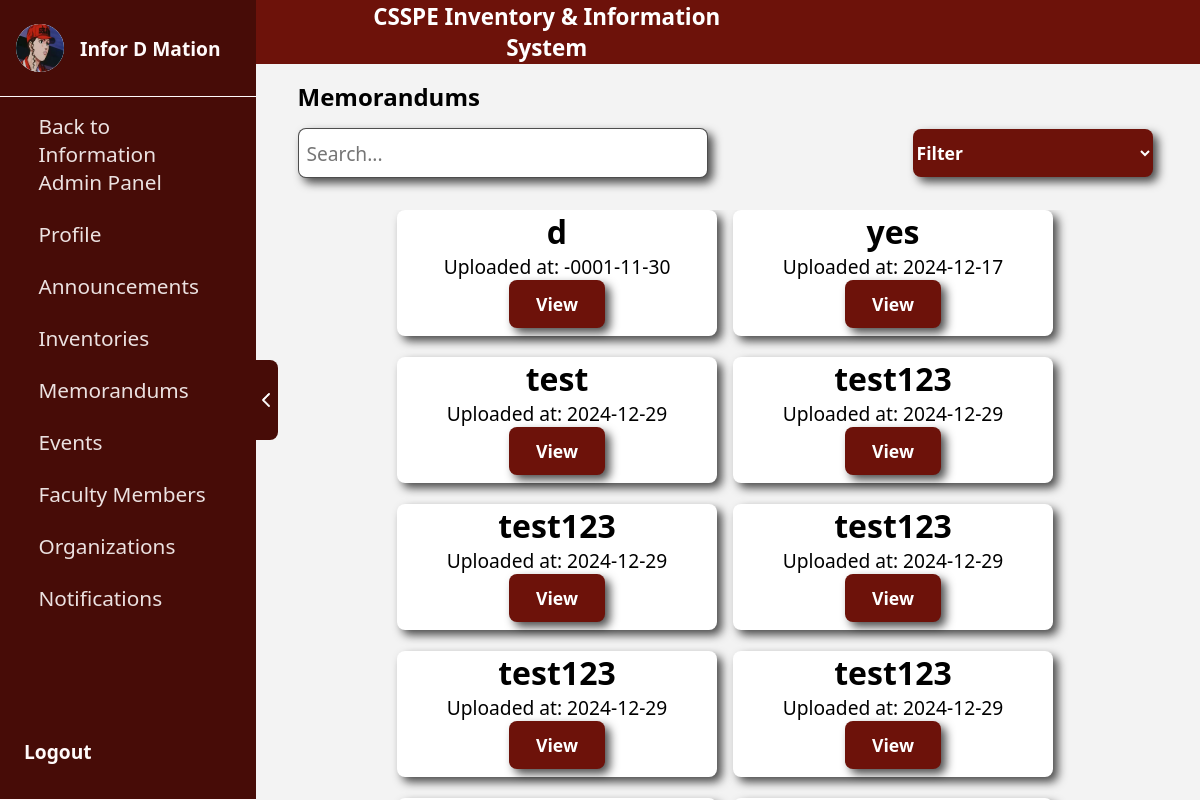
Page /homePage/memorandumHome.php (signed in) on the committed database.
### tables this page shows
CREATE TABLE `users` (
  `id` int(11) NOT NULL,
  `first_name` varchar(100) NOT NULL,
  `last_name` varchar(100) NOT NULL,
  `middle_name` varchar(100) DEFAULT NULL,
  `email` varchar(255) NOT NULL,
  `address` text NOT NULL,
  `contact_no` varchar(15) NOT NULL,
  `rank` enum('Instructor','Assistant Professor','Associate Professor','Professor') NOT NULL,
  `password` varchar(255) NOT NULL,
  `created_at` timestamp NOT NULL DEFAULT current_timestamp(),
  `role` varchar(50) NOT NULL DEFAULT 'Instructor',
  `image` varchar(255) DEFAULT NULL,
  `department` varchar(255) NOT NULL
);

CREATE TABLE `memorandums` (
  `id` int(11) NOT NULL,
  `file_path` varchar(255) NOT NULL,
  `title` varchar(255) NOT NULL,
  `uploaded_at` timestamp NOT NULL DEFAULT current_timestamp(),
  `updated_at` datetime DEFAULT NULL,
  `description` varchar(255) DEFAULT NULL
);

### homePage/memorandumHome.php (the view, shortened to what this page needs)
<?php
require_once '../conn/conn.php';
$userid = $_SESSION['user_id'];
$query = "SELECT first_name, middle_name, last_name, image FROM users WHERE id = ?";
$stmt = $conn->prepare($query);
$stmt->bind_param("i", $userid);
$stmt->execute();
$result = $stmt->get_result();
if ($result->num_rows > 0) {
    $row = $result->fetch_assoc();
    $fullName = trim($row['first_name'] . ' ' . $row['middle_name'] . ' ' . $row['last_name']);
    $image = $row['image'];
} else {
    $fullName = "User Not Found";
}
$limit = 12;
$page = isset($_GET['page']) ? (int) $_GET['page'] : 1;
$offset = ($page - 1) * $limit;
$query = "SELECT * FROM memorandums LIMIT $limit OFFSET $offset";
$result = mysqli_query($conn, $query);
?>
<!DOCTYPE html>
<html lang="en">
<head>
    <link rel="stylesheet" href="../assets/css/memorandumHome.css">
    <link rel="stylesheet" href="../assets/css/sidebar.css">
</head>
<body>
    <div class="body">
        <div class="sidebar">
            <div class="sidebarContent">
                <div class="arrowContainer" style="margin-left: 80rem;" id="toggleButton">
                    <div class="subArrowContainer">
                        <img class="hideIcon" src="../assets/img/arrow.png" alt="">
                    </div>
                </div>
            </div>
            <div class="userContainer">
                <div class="subUserContainer">
                    <div class="userPictureContainer">
                        <div class="subUserPictureContainer">
                            <img class="subUserPictureContainer"
                                src="../assets/img/<?= !empty($image) ? htmlspecialchars($image) : 'CSSPE.png' ?>"
                                alt="">
                        </div>
                    </div>
                    <div class="userPictureContainer1">
                        <p><?php echo $fullName; ?></p>
                    </div>
                </div>
                <div class="navContainer">
                    <div class="subNavContainer">
                        <?php if ($_SESSION['user_role'] === 'inventory_admin'): ?>
                            <a href="../inventoryAdmin/index.php">
                                <div class="buttonContainer1">
                                    <div class="nameOfIconContainer">
                                        <p>Back to Inventory Admin Panel</p>
                                    </div>
                                </div>
                            </a>
                        <?php elseif ($_SESSION['user_role'] === 'information_admin'): ?>
                            <a href="../informationAdmin/index.php">
                                <div class="buttonContainer1">
                                    <div class="nameOfIconContainer">
                                        <p>Back to Information Admin Panel</p>
                                    </div>
                                </div>
                            </a>
                        <?php endif; ?>
                        <a href="../homePage/profile.php">
                            <div class="buttonContainer1">
                                <div class="nameOfIconContainer">
                                    <p>Profile</p>
                                </div>
                            </div>
                        </a>
                        <a href="../homePage/">
                            <div class="buttonContainer1">
                                <div class="nameOfIconContainer">
                                    <p>Announcements</p>
                                </div>
                            </div>
                        </a>
                        <a href="../homePage/borrowing.php">
                            <div class="buttonContainer1">
                                <div class="nameOfIconContainer">
                                    <p>Inventories</p>
                                </div>
                            </div>
                        </a>
                        <a href="../homePage/memorandumHome.php">
                            <div class="buttonContainer1">
                                <div class="nameOfIconContainer">
                                    <p>Memorandums</p>
                                </div>
                            </div>
                        </a>
                        <a href="../homePage/events.php">
                            <div class="buttonContainer1">
                                <div class="nameOfIconContainer">
                                    <p>Events</p>
                                </div>
                            </div>
                        </a>
                        <a href="../homePage/members.php">
                            <div class="buttonContainer1">
                                <div class="nameOfIconContainer">
                                    <p>Faculty Members</p>
                                </div>
                            </div>
                        </a>
                        <a href="../homePage/organization.php">
                            <div class="buttonContainer1">
                                <div class="nameOfIconContainer">
                                    <p>Organizations</p>
                                </div>
                            </div>
                        </a>
                        <a href="../homePage/notification.php">
                            <div class="buttonContainer1">
                                <div class="nameOfIconContainer">
                                    <p>Notifications</p>
                                </div>
                            </div>
                        </a>
                    </div>
                </div>
                <div class="subUserContainer">
                    <a href="../logout.php">
                        <div style="margin-left: 1.5rem;" class="userPictureContainer1">
                            <p>Logout</p>
                        </div>
                    </a>
                </div>
            </div>
        </div>
        <div class="mainContainer" style="margin-left: 250px;">
            <div class="container">
                <div class="headerContainer">
                    <div class="subHeaderContainer">
                        <div class="logoContainer">
                        </div>
                        <div class="collegeNameContainer">
                            <p>CSSPE Inventory & Information System</p>
                        </div>
                    </div>
                </div>
                <div class="textContainer">
                    <p class="text">Memorandums</p>
                </div>
                <div class="searchContainer">
                    <input class="searchBar" type="text" placeholder="Search..." oninput="searchCard()">
                    <select name="" class="addButton size" id="filterDropdown" onchange="filterByDate()">
                        <option value="">Filter</option>
                    </select>
                </div>
                <div class="inventoryContainer1" id="inventoryContainer">
                    <?php while ($row = mysqli_fetch_assoc($result)): ?>
                        <div class="subInventoryContainer1">
                            <div class="infoContainer1">
                                <p><?php echo htmlspecialchars($row['title']); ?></p>
                            </div>
                            <div class="infoContainer2">
                                <p>Uploaded at:
                                    <?php echo htmlspecialchars(date('Y-m-d', strtotime($row['uploaded_at']))); ?>
                                </p>
                            </div>
                            <div class="buttonContainer">
                                <button class="addButton" style="width: 6rem;" onclick="editProgram(
                        '<?php echo $row['title']; ?>',
                        '<?php echo $row['description']; ?>',
                        '<?php echo $row['file_path']; ?>',
                        '<?php echo $row['uploaded_at']; ?>'
                    )">
                                    View
                                </button>
                            </div>
                        </div>
                    <?php endwhile; ?>
                </div>
            </div>
        </div>
    </div>
</body>
</html>

### assets/css/memorandumHome.css (style rules this page uses)
* { padding: 0; margin: 0; font-family: system-ui, -apple-system, BlinkMacSystemFont, 'Segoe UI', Roboto, Oxygen, Ubuntu, Cantarell, 'Open Sans', 'Helvetica Neue', sans-serif; }
.body { background-color: rgb(243, 243, 243); display: grid; grid-template-columns: 1fr; height: 100vh; overflow: hidden; }
.mainContainer { background-color: rgb(243, 243, 243); }
.headerContainer { height: 4rem; background-color: rgb(109, 18, 10); display: flex; gap: 0.5rem; flex-direction: row; }
.subHeaderContainer { height: 100%; width: 4rem; margin-left: 1rem; display: flex; align-items: center; justify-content: center; }
.collegeNameContainer { height: 100%; display: flex; align-items: center; justify-content: center; font-size: 2rem; color: white; display: none; }
.container { height: 100%; display: flex; align-items: center; flex-direction: column; width: 100%; }
.textContainer { height: 4rem; display: flex; align-items: center; justify-content: center; font-size: min(2rem, 1.5rem); font-weight: bold; width: 100%; }
.searchContainer { display: flex; align-items: center; justify-content: center; gap: 1rem; flex-direction: column; width: 100%; }
.searchBar { height: 3rem; width: 90%; border-radius: 0.5rem; box-shadow: 5px 5px 10px rgba(0, 0, 0, 0.699); font-size: 1.2rem; border: solid rgba(0, 0, 0, 0.699) 1px; padding-left: 0.5rem; }
.addButton { width: 92%; height: 3rem; border: none; border-radius: 0.5rem; background-color: rgb(109, 18, 10); color: white; font-size: min(1.2rem, 1.1rem); font-weight: bold; cursor: pointer; transition: all 0.15s; box-shadow: 5px 5px 10px rgba(0, 0, 0, 0.699); }
.collegeNameContainer { height: 100%; display: flex; align-items: center; justify-content: center; font-size: 2rem; color: white; display: none; width: 30rem; }
.logoContainer { height: 100%; width: 4rem; display: flex; justify-content: center; align-items: center; }
.headerContainer { height: 4rem; width: 100%; padding: 0 0.5rem 0 0.5rem; }
.subHeaderContainer { display: flex; justify-content: center; align-items: center; flex-direction: row; gap: 0.5rem; }
.inventoryContainer1 { margin-top: 2rem; width: 100%; display: flex; justify-content: center; flex-wrap: wrap; gap: 1rem; overflow-y: auto; overflow-x: auto; }
.subInventoryContainer1 { width: 90%; box-shadow: 5px 5px 10px rgba(0, 0, 0, 0.699); background-color: white; border-radius: 0.5rem; padding-bottom: 0.5rem; }
.infoContainer1 { display: flex; justify-content: center; align-items: center; font-size: 2rem; font-weight: bold; }
.infoContainer2 { display: flex; justify-content: center; align-items: center; font-size: 1.2rem; gap: 1.5rem; }
@media only screen and (min-width: 601px) { .subHeaderContainer { width: 31rem; } }
@media only screen and (min-width: 601px) { .collegeNameContainer { display: flex; font-size: 1.4rem; font-weight: bold; } }
@media only screen and (min-width: 601px) { .searchContainer { flex-direction: row; justify-content: space-between; width: 90%; } }
@media only screen and (min-width: 601px) { .searchBar { width: 25rem; } }
@media only screen and (min-width: 601px) { .size { width: 15rem; } }
@media only screen and (min-width: 601px) { .textContainer { justify-content: left; } }
@media only screen and (min-width: 601px) { .text { margin-left: 5%; } }
@media only screen and (min-width: 601px) { .subInventoryContainer1 { width: 20rem; margin-bottom: 5px; } }

### rows in the picture
users: image (picture), fullName "Infor D Mation"
memorandums: title "d", uploaded_at "-0001-11-30"
memorandums: title "yes", uploaded_at "2024-12-17"
memorandums: title "test", uploaded_at "2024-12-29"
memorandums: title "test123", uploaded_at "2024-12-29"
memorandums: title "test123", uploaded_at "2024-12-29"
memorandums: title "test123", uploaded_at "2024-12-29"
memorandums: title "test123", uploaded_at "2024-12-29"
memorandums: title "test123", uploaded_at "2024-12-29"
